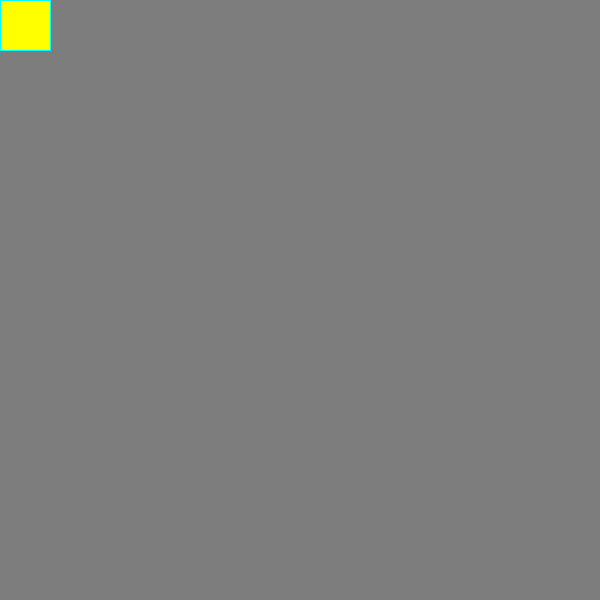
Frame 1 (no input)
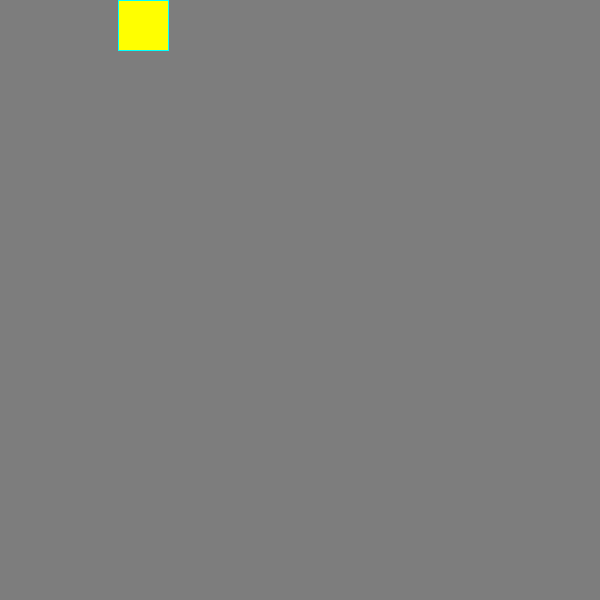
Frame 60 (the mouse pressed at the canvas centre just before this capture)
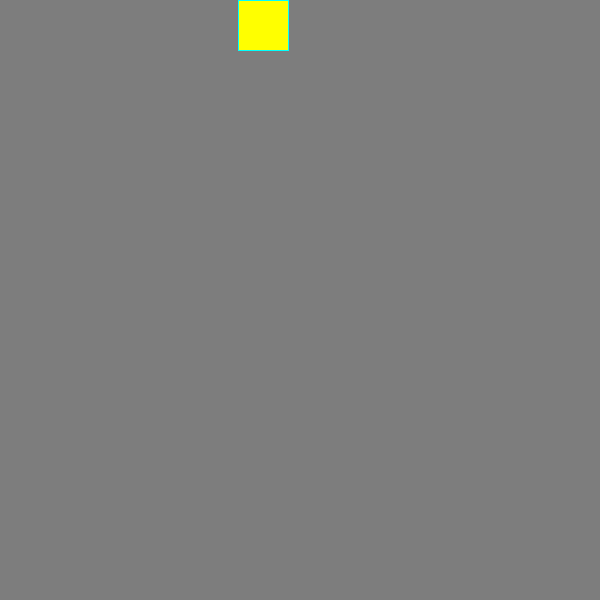
Frame 120 (the mouse held since frame 60 and released just before this capture)

The Processing sketch that drew these frames (run headless with seeded random() and noise(); from frame 60 on, the mouse is pressed at the canvas centre):

// Processing sketch: AnimatedRect
// ── AnimatedRect.pde
void setup() {
  size(600,600);
}

int x = 0, y = 0, dx = 2, dy = 0, dz = 0;
void draw() {
  background(125);
  stroke(0,255,255);
  fill(255,255,0);
  final int RECT_WIDTH = 50, RECT_HEIGHT= 50;
  rect(x,y,RECT_WIDTH,RECT_HEIGHT);
  x = x + dx;
  y = y + dy;
 
  if (x >width-RECT_WIDTH ) {
    x =width-RECT_WIDTH;
    dz = dx;
    dx = dy;
    dy = dz;
  }
  if (y >height-RECT_HEIGHT ) {
    y =height-RECT_HEIGHT;
    dz = dy;
    dy = dx;
    dx = -dz;
  }
  if (x < 0) {
    x = 0;
    dz = dx;
    dx = dy;
    dy = dz;
  }
  if (y < 0) {
    y = 0; 
    dz = dy;
    dy = dx;
    dx = -dz;
  }
}
